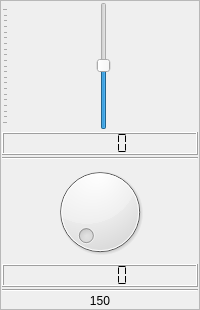
                     <widget class="QFrame" name="verticalFrame_7">
                      <property name="minimumSize">
                       <size>
                        <width>0</width>
                        <height>0</height>
                       </size>
                      </property>
                      <property name="frameShape">
                       <enum>QFrame::StyledPanel</enum>
                      </property>
                      <layout class="QVBoxLayout" name="verticalLayout_6">
                       <property name="spacing">
                        <number>2</number>
                       </property>
                       <property name="leftMargin">
                        <number>1</number>
                       </property>
                       <property name="topMargin">
                        <number>1</number>
                       </property>
                       <property name="rightMargin">
                        <number>1</number>
                       </property>
                       <property name="bottomMargin">
                        <number>1</number>
                       </property>
                       <item>
                        <widget class="QSlider" name="eq_sld_6">
                         <property name="sizePolicy">
                          <sizepolicy hsizetype="Preferred" vsizetype="Expanding">
                           <horstretch>0</horstretch>
                           <verstretch>0</verstretch>
                          </sizepolicy>
                         </property>
                         <property name="minimumSize">
                          <size>
                           <width>0</width>
                           <height>128</height>
                          </size>
                         </property>
                         <property name="minimum">
                          <number>-300</number>
                         </property>
                         <property name="maximum">
                          <number>300</number>
                         </property>
                         <property name="singleStep">
                          <number>10</number>
                         </property>
                         <property name="value">
                          <number>1</number>
                         </property>
                         <property name="orientation">
                          <enum>Qt::Vertical</enum>
                         </property>
                         <property name="tickPosition">
                          <enum>QSlider::TicksAbove</enum>
                         </property>
                         <property name="tickInterval">
                          <number>30</number>
                         </property>
                        </widget>
                       </item>
                       <item>
                        <widget class="QLCDNumber" name="lcdNumber_77">
                         <property name="smallDecimalPoint">
                          <bool>true</bool>
                         </property>
                         <property name="segmentStyle">
                          <enum>QLCDNumber::Flat</enum>
                         </property>
                        </widget>
                       </item>
                       <item>
                        <widget class="Line" name="line_57">
                         <property name="orientation">
                          <enum>Qt::Horizontal</enum>
                         </property>
                        </widget>
                       </item>
                       <item>
                        <widget class="QDial" name="dial_6">
                         <property name="maximumSize">
                          <size>
                           <width>16777215</width>
                           <height>16777215</height>
                          </size>
                         </property>
                         <property name="minimum">
                          <number>1</number>
                         </property>
                         <property name="maximum">
                          <number>500</number>
                         </property>
                         <property name="singleStep">
                          <number>10</number>
                         </property>
                        </widget>
                       </item>
                       <item>
                        <widget class="QLCDNumber" name="lcdNumber_36">
                         <property name="smallDecimalPoint">
                          <bool>true</bool>
                         </property>
                         <property name="segmentStyle">
                          <enum>QLCDNumber::Flat</enum>
                         </property>
                        </widget>
                       </item>
                       <item>
                        <widget class="Line" name="line_6">
                         <property name="orientation">
                          <enum>Qt::Horizontal</enum>
                         </property>
                        </widget>
                       </item>
                       <item>
                        <widget class="QLabel" name="label_10">
                         <property name="text">
                          <string>150</string>
                         </property>
                         <property name="scaledContents">
                          <bool>true</bool>
                         </property>
                         <property name="alignment">
                          <set>Qt::AlignCenter</set>
                         </property>
                        </widget>
                       </item>
                      </layout>
                     </widget>
